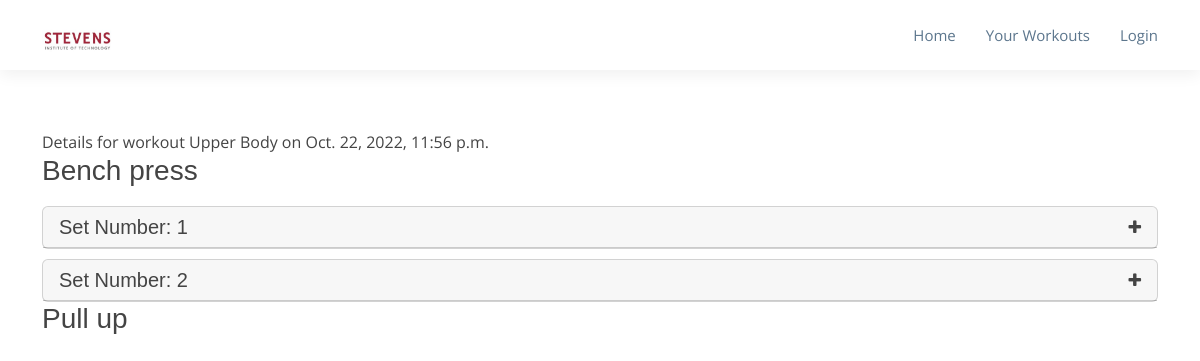
The app's page /workout/1 with its own data.
### base/models.py (models this page shows, shortened)
class Workout(models.Model):
    workout_name = models.CharField(null=False, max_length=255)
    created_date_time = models.DateTimeField(auto_now_add=True)
    updated_date_time = models.DateTimeField(auto_now=True)
    workout_date = models.DateTimeField()
    user = models.ForeignKey(User, on_delete=models.CASCADE, default=None)

class Exercise(models.Model):
    exercise_name = models.CharField(null=False, max_length=255)
    created_date_time = models.DateTimeField(auto_now_add=True)
    updated_date_time = models.DateTimeField(auto_now=True)
    exercise_date = models.DateTimeField()
    workout = models.ForeignKey(Workout, on_delete=models.CASCADE)

class Set(models.Model):
    set_number = models.IntegerField(default=1, null=False)
    num_repititions = models.IntegerField(null=True)
    weight = models.FloatField(null=True)
    notes = models.TextField(null=True)
    created_date_time = models.DateTimeField(auto_now_add=True)
    updated_date_time = models.DateTimeField(auto_now=True)
    exercise = models.ForeignKey(Exercise, on_delete=models.CASCADE)

### base/views.py (the view)
# urls.py: path('workout/<str:pk>', views.workout, name="workout"),
def workout(request, pk):
    workout = Workout.objects.get(id=pk)
    if workout is not None:
        exercises = Exercise.objects.filter(workout=pk)
        for exercise in exercises:
            sets = Set.objects.filter(exercise=exercise.id)
            exercise.sets = sets
        context = {
            'workout': workout,
            'exercises': exercises,
            'range': range(1, 13)
        }
        return render(request, 'base/workout.html', context)
    else:
        return render(request, 'base/404.html', context={
            'msg': 'It looks like you do not have any Workouts scheduled'
        })

### base/templates/base/workout.html (shortened to what this page needs)
{% load static %}
<!DOCTYPE html>
<html lang="en">
<head>
  <link href="{% static 'home/vendor/animate.css/animate.min.css' %}" rel="stylesheet">
  <link href="{% static 'home/vendor/aos/aos.css' %}" rel="stylesheet">
  <link href="{% static 'home/vendor/bootstrap/css/bootstrap.min.css' %}" rel="stylesheet">
  <link href="{% static 'home/vendor/bootstrap-icons/bootstrap-icons.css' %}" rel="stylesheet">
  <link href="{% static 'home/vendor/boxicons/css/boxicons.min.css' %}" rel="stylesheet">
  <link href="{% static 'home/vendor/glightbox/css/glightbox.min.css' %}" rel="stylesheet">
  <link href="{% static 'home/vendor/swiper/swiper-bundle.min.css' %}" rel="stylesheet">
  <link rel="stylesheet" href="https://cdnjs.cloudflare.com/ajax/libs/font-awesome/4.7.0/css/font-awesome.min.css">
  <link href="{% static 'home/css/style.css' %}" rel="stylesheet">
  <link href="{% static 'home/css/style2.css' %}" rel="stylesheet">
</head>
<body>
    <header id="header" class="d-flex align-items-center">
        <div class="container d-flex align-items-center">
        <div class="logo me-auto">
        <a href="/"><img src="{% static 'home/img/logo/logo-1.jpg' %}" alt="" class="img-fluid"></a>
        </div>
        {% include 'base/navbar.html' %}
        </div>
    </header>
    <section id="workout">
        <div class="container">
            Details for workout {{workout.workout_name}} on {{workout.workout_date}}
            {% for exercise in exercises %}
            <div class="row">
                    <h3>
                        {{exercise.exercise_name}}
                    </h3>
                    {% for set in exercise.sets %}
                    <div style="margin-top: 10px;">
                        <div class="card">
                          <div class="card-header" onclick="hideAndShowSets('{{set.id}}')">
                            <div class="d-flex justify-content-between">
                                <div>
                                    <h5 class="mb-0">
                                        Set Number: {{set.set_number}}
                                    </h5>
                                </div>
                                <div id="icon-{{set.id}}">
                                    <i class="fa fa-plus"></i>
                                </div>
                            </div>
                          </div>
                        </div>
                    </div>
                    {% endfor %}
            </div>
            {% endfor %}
        </div>
    </section>
</body>

### base/static/home/css/style.css (style rules this page uses)
body { font-family: "Open Sans", sans-serif; color: #444; }
a { color: red; text-decoration: none; }
h1, h2, h3, h4, h5, h6, .font-primary { font-family: "Arial", sans-serif; }
#header { height: 70px; background: #fff; z-index: 997; box-shadow: 0px 5px 15px 0px rgba(0, 0, 0, 0.06); }
#header .logo img { padding: 0; margin: 0; max-height: 40px; }
.scrolled-offset { margin-top: 70px; }
section { padding: 60px 0; overflow: hidden; }

### records on screen
Workout: workout_name "Upper Body", workout_date "Oct. 22, 2022, 11:56 p.m."
Exercise: exercise_name "Bench press"
Set: set_number "1"
Set: set_number "2"
Exercise: exercise_name "Pull up"
